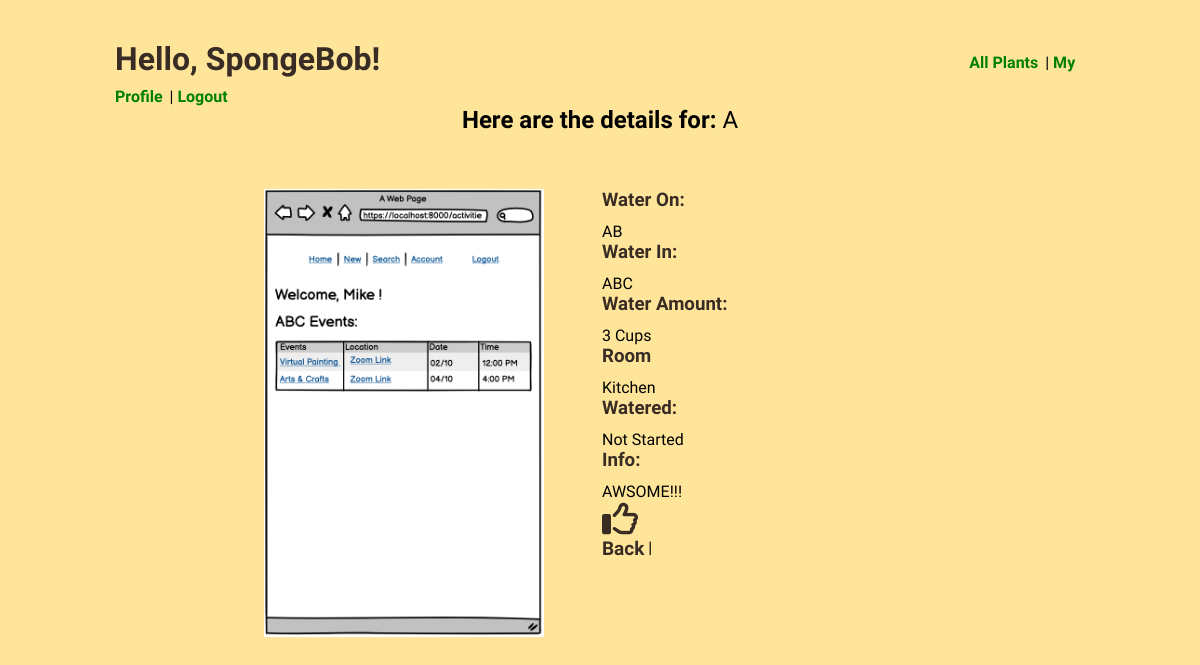
Page /plant/2 (signed in) on the committed database.
### water_plant_app/models.py (models this page shows)
class User(models.Model):
    first_name = models.CharField(max_length = 255)
    last_name = models.CharField(max_length = 255)
    email = models.CharField(max_length = 255)
    password = models.CharField(max_length = 255)
    created_at = models.DateTimeField(auto_now_add = True)
    updated_at = models.DateTimeField(auto_now = True)
    objects = UserManager()

class Plant(models.Model):
    plants = models.CharField(max_length = 255)
    day = models.CharField(max_length = 140)
    time = models.CharField(max_length = 140)
    quantity = models.CharField(max_length = 14)
    start_date = models.DateTimeField(null = True)
    end_date = models.DateTimeField(null = True)
    description = models.TextField()
    finished = models.CharField(max_length = 5, null = True)
    user_likes = models.ManyToManyField(User, related_name='liked_plant')  # ManyUsersLikeManyPlants and ManyPlantsAreLikedbyManyUsers
    favorites = models.ManyToManyField(User, related_name = 'user_favorite')
    owner = models.ForeignKey(User, related_name = 'plant_owner', on_delete = models.CASCADE)
    img = models.ImageField(upload_to = "img/", null = True, blank = True)
    room = models.CharField(max_length = 140, null = True)
    created_at = models.DateTimeField(auto_now_add = True)
    updated_at = models.DateTimeField(auto_now = True)
    objects = PlantManager()

### water_plant_app/views.py (the view)
# urls.py: path('plant/<int:plants_id>', views.single_plant),
def single_plant(request, plants_id):
    if 'user_id' not in request.session:
        messages.error(request, "Need to register or login buddy!")
        return redirect('/')
    user = User.objects.get(id=request.session['user_id'])
    plant = Plant.objects.get(id=plants_id)
    context = {
        'user':user,
        'plant':plant
    }
    return render(request, 'single_plant.html', context)

### water_plant_app/templates/single_plant.html (shortened to what this page needs)
<!DOCTYPE html>
<html lang="en">
    <head>
        {% load static %}
        <link rel="stylesheet" href="{% static 'CSS/style.css' %}">
    </head>
<body>
    <div id="add">
        <h1 class="title">Hello, {{user.first_name}}! </h1>  <span> <a class="link" href="/plants">All Plants</a> | <a class="link" href="/user/profile">My Profile</a> | <a class="link" href="/logout">Logout</a> </span>
            <div id="desc">
                <h2>Here are the details for: <span>{{plant.plants}}</span></h2>
                {% if plant.img %}
                    <img class="info" src="{{plant.img.url}}">
                {% endif %}
                <div class="info">
                    <h3>Water On:</h3>
                    <p>{{plant.day}}</p>
                    <h3>Water In: </h3>
                    <p>{{plant.time}}</p>
                    <h3>Water Amount: </h3>
                    <p>{{plant.quantity}}</p>
                    <h3>Room</h3>
                    <p>{{plant.room}}</p>
                    <h3>Watered:</h3>
                    <p>{{plant.finished}}</p>
                    <h3>Info: </h3>
                    <p>{{plant.description}}</p>
                    {% if user not in plant.user_likes.all %}
                        <a href="/plant/like/plant/{{plant.id}}"><i class="far fa-thumbs-up"></i></a>
                    {% endif %}
                <div class="block">
                    <a  class="edit-back" href="/plants">Back</a> |
                </div>
                </div>
            </div>
</body>
</html>

### water_plant_app/static/CSS/style.css (style rules this page uses)
* { padding:0; margin:0; font-family:'Open Sans Condensed', sans-serif; }
body { background:#FFE599; }
#all, #add { width:970px; height:auto; margin:0 auto; margin-top:40px; }
a { color:#382C25; }
.link { margin-right:3px; color:green; }
#add h3 { color:#382C25; margin-bottom: 11px; }
a { font-weight: bold; }
#desc i { text-align: center; font-size: 36px; }
.edit-back { font-weight: bold; font-size:19px; display:inline-block; vertical-align: middle; margin:0 auto; }
#desc h2 { margin-bottom:32px; }
#desc { text-align: center; }
#desc span { font-weight: 100; }
.title { display:inline-block; vertical-align: middle; margin-right:585px; margin-bottom:9px; color:#382C25; }
a { text-decoration: none; font-weight: bold; }
.block { display:block; }
.info { display:inline-block; vertical-align: top; text-align:left; margin-right:54px; margin-top:23px; text-align: left; width:280px; }

### rows in the picture
User: first_name "SpongeBob"
Plant: plants "A", img (picture), day "AB", time "ABC", quantity "3 Cups", room "Kitchen", finished "Not Started", description "AWSOME!!!"
